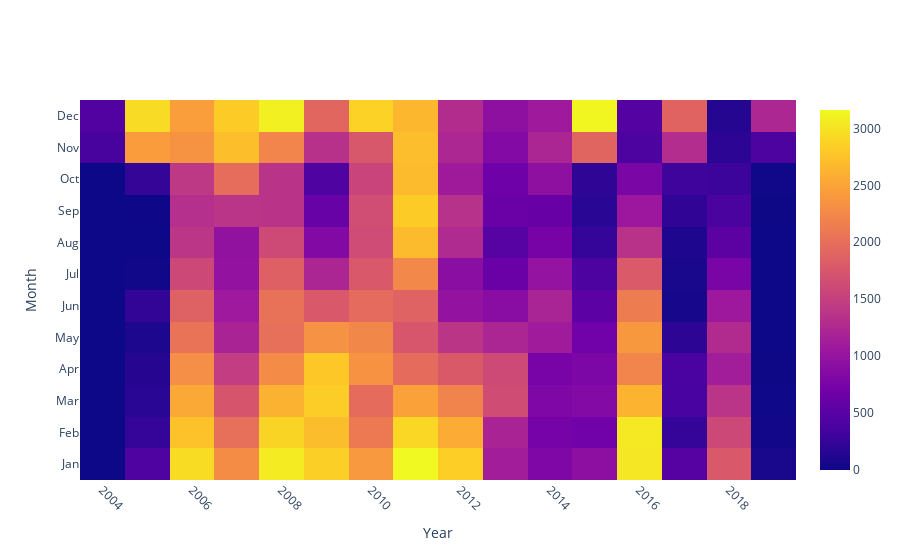

The code cell stored with this chart in its notebook:
### Code cell
data=[go.Heatmap(z=df,y=df.index,x=df.columns,name="CHOLAVARAM")]
layout=go.Layout(xaxis=dict(title="Year",tickangle=45),yaxis=dict(title="Month"
                            ))
fig=go.Figure(data=data,layout=layout)
pyo.iplot(fig)

### Figure 1 — Plotly figure (JSON) as saved in the notebook; plotly's stock layout.template omitted (floating-point values rounded to 4 significant figures; data arrays with more than 128 entries replaced by an {"elided": "..."} marker saying what was removed)
{"data": [{"name": "CHOLAVARAM", "type": "heatmap", "x": [2004, 2005, 2006, 2007, 2008, 2009, 2010, 2011, 2012, 2013, 2014, 2015, 2016, 2017, 2018, 2019], "y": ["Jan", "Feb", "Mar", "Apr", "May", "Jun", "Jul", "Aug", "Sep", "Oct", "Nov", "Dec"], "z": {"elided": "12x16 float values"}}], "layout": {"xaxis": {"tickangle": 45, "title": {"text": "Year"}}, "yaxis": {"title": {"text": "Month"}}}}
